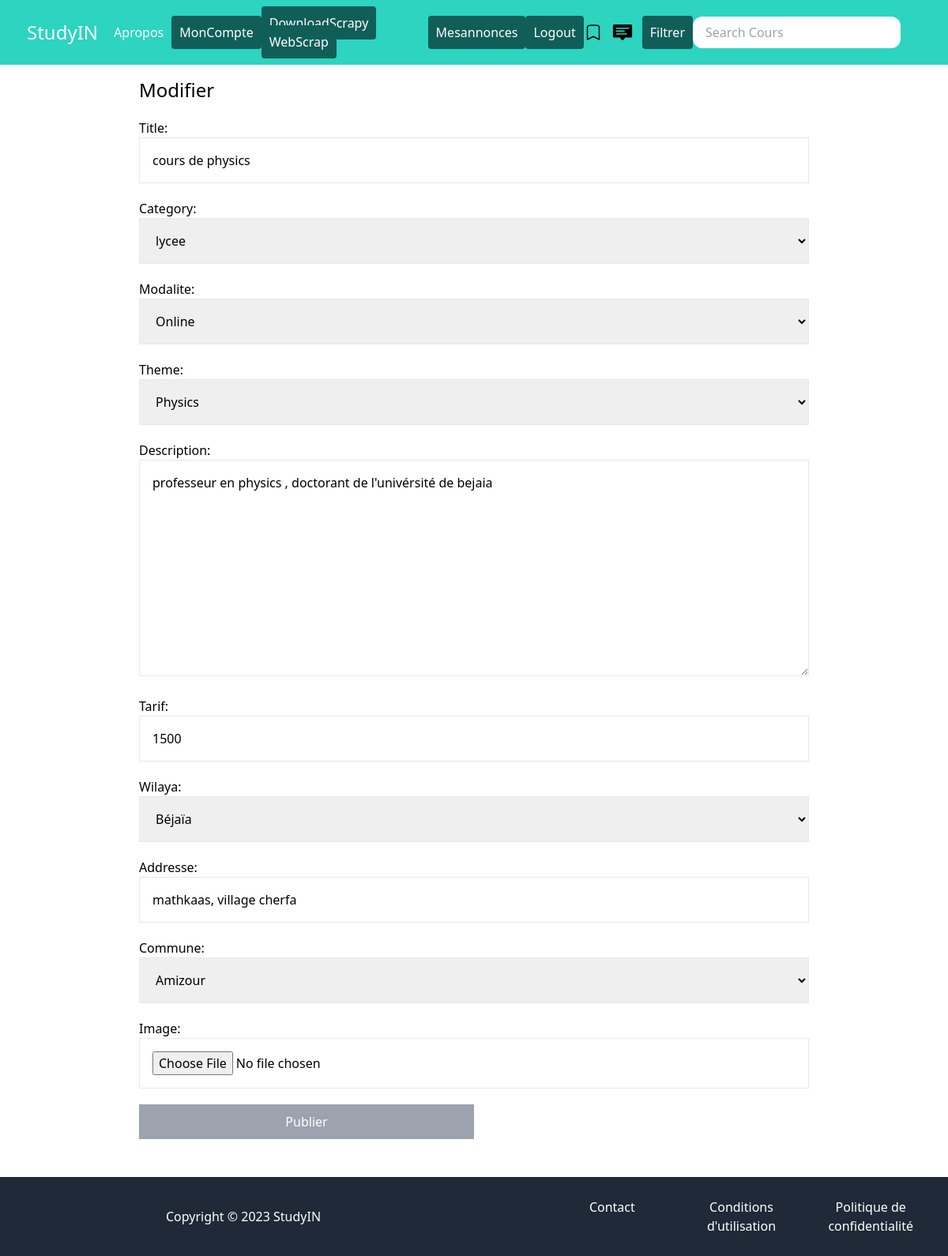
Screenshot of /mesannonces/edit_annonce/2/ (signed in) with the database file from the repository.
### espaceannonce/models.py (models this page shows, shortened)
class Annonce(models.Model):
    title = models.CharField(max_length=50)
    slug = models.SlugField(max_length=50)
    user = models.ForeignKey(User, related_name='annonces', on_delete=models.CASCADE)
    category = models.ForeignKey(Category, related_name='annonces', on_delete=models.CASCADE)
    modalite = models.ForeignKey(Modalité, related_name='annonces', on_delete=models.CASCADE)
    wilaya = models.ForeignKey(Wilaya, related_name='annonces', on_delete=models.CASCADE)
    theme = models.ForeignKey(Theme, related_name='annonces', on_delete=models.CASCADE)
    image = models.ImageField(upload_to='uploads/annoces_images/', blank=True, null=True)
    thumbnail = models.ImageField(upload_to='uploads/annoces_images/thumbnail', blank=True, null=True)
    commune = models.ForeignKey(Commune, related_name='annonces', on_delete=models.CASCADE)
    tarif = models.IntegerField()
    addresse = models.TextField(blank=False, max_length=70, default="")
    description = models.TextField(blank=True)
    date_pub = models.DateTimeField(auto_now_add=True)
    date_modif=models.DateTimeField(auto_now=True)

class Category(models.Model):
    title = models.CharField(max_length=50)
    slug = models.SlugField(max_length=50)
    class Meta:
        verbose_name_plural = 'Categories'
    def __str__(self):
        return self.title

class Modalité(models.Model):
    title = models.CharField(max_length=50)
    slug = models.SlugField(max_length=50)
    class Meta:
        verbose_name_plural = 'Modalités'
    def __str__(self):
        return self.title

class Theme(models.Model):
    title = models.CharField(max_length=50)
    slug = models.SlugField(max_length=50)
    class Meta:
        verbose_name_plural = 'Themes'
    def __str__(self):
        return self.title

### userprofile/views.py (the view)
# urls.py: path('mesannonces/edit_annonce/<int:pk>/',views.edit_annonce,name='edit_annonce'),
@login_required
def edit_annonce(request, pk):
    annonce=Annonce.objects.filter(user=request.user).get(pk=pk)
    if request.method == 'POST':
        form=AnnonceForm(request.POST, request.FILES, instance=annonce)
        if form.is_valid():
            form.save()
            messages.success(request , 'Votre annonce a été modifié avec succes !')
            return redirect('/')
    else:
        form=AnnonceForm(instance=annonce)
    titre='Modifier'
    return render(request,'userprofile/add_annonce.html',{'form':form,'titre':titre})

### espaceannonce/models.py (called while the page is built)
    def __str__(self):
        return self.title

    def __str__(self):
        return self.title

### userprofile/templates/userprofile/add_annonce.html (shortened to what this page needs)
{%extends 'core/base.html'%}
{% block content %}
    <h1 class="text-2xl">{{titre}} </h1>
    <form method='POST'  enctype='multipart/form-data' class="space-y-5">
        {{form.as_p}}
        <button class="py-4 px-8 bg-gray-400 text-white hover:bg-gray-800 ">Publier</button>
    </form>
{% endblock  %}

### static/css/offers.css (style rules this page uses)
body { min-height: 500px; }

### core/templates/core/base.html (style rules this page uses)
.text-white { width: 50%; text-align: center; color: #ffffff; padding: 10px; }

### rows the page displays
Annonce: title "cours de physics", category "lycee", modalite "Online", theme "Physics", description "professeur en physics , doctorant de l'univérsité de bejaia", tarif "1500", wilaya "Béjaïa", addresse "mathkaas, village cherfa", commune "Amizour"

### other values shown
{{ titre }} "Modifier"
